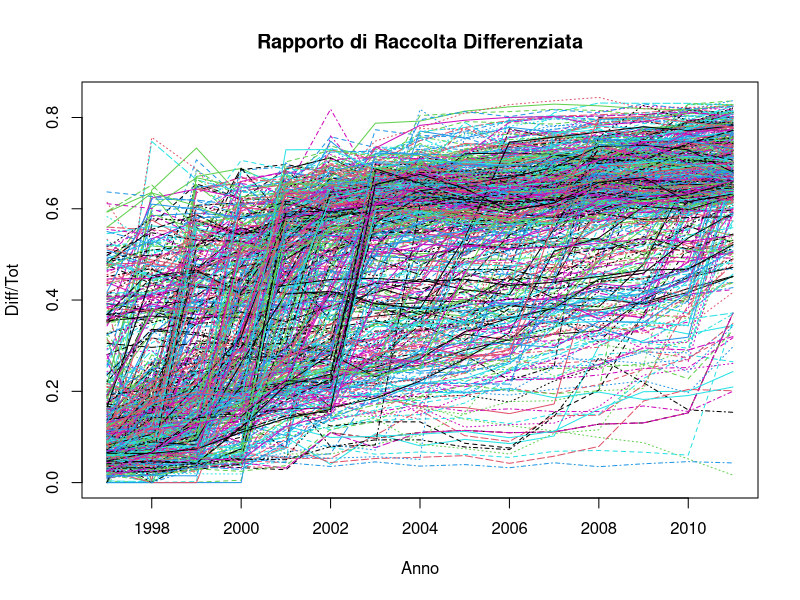

Generate this figure with R:
#ANALISI DELLA FRAZIONE DI RACCOLTA DIFFERENZIATA

#Si ha un aumento in percentuale della raccolta differenziata?

Risposta<-read.table(file="Risposta.txt",header=T)

#Ora creo una matrice con i dati
MatData<-NULL

for(i in 1:580)
{
    MatData<-cbind(MatData,Risposta$CoeffDiff[Risposta$Codice==i])
}

#Traccio il matplot di questi valori
png(filename="RapportoRaccoltaDifferenziata.png")
matplot(1997:2011,MatData,type='l',xlab="Anno",ylab="Diff/Tot",main="Rapporto di Raccolta Differenziata")
dev.off()

#Isolo un comune e provo a farci una regressione logistica
#Senza covariate
j<-4
Logistic<-NULL
for (i in 2:dim(MatData)[1])
{
    if(MatData[i,j]>=MatData[i-1,j])
    {
        Logistic<-c(Logistic,1)
    } else
    {
        Logistic<-c(Logistic,0)
    }
}

Years<-1998:2011
fit <- glm(Logistic ~ Years, family='binomial')
summary(fit)
